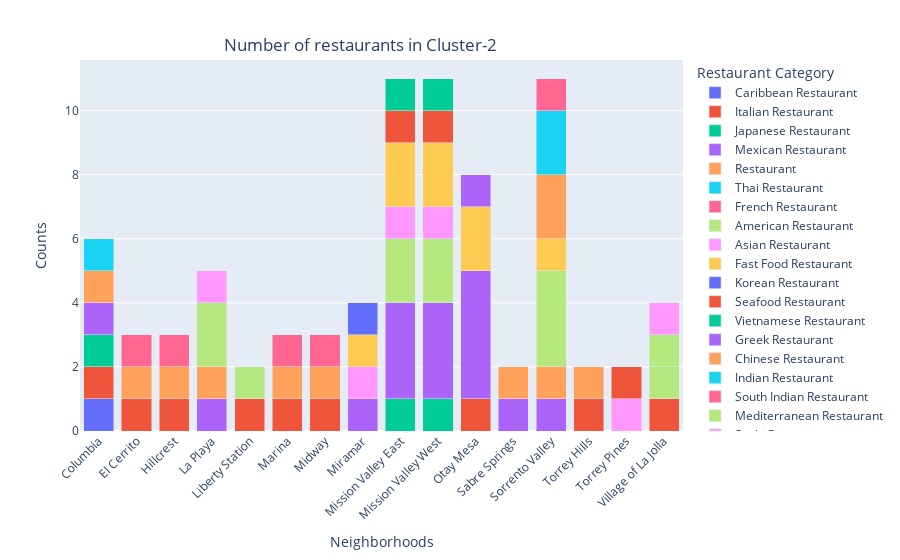

The notebook cell this image was saved under:
### Markdown cell above
Let's plot the number of restaurants in each neighborhood of Cluster-2

### Code cell
# plot a stack barchart to display the number of restaurants in Cluster-2 using Plotly visualization library
import plotly.express as px 

fig = px.bar(restaurants_cluster, x="Neighborhoods", y="Counts", 
             color="Restaurant Category", hover_data=['Restaurant Category'], 
             barmode = 'stack') 

fig.update_layout(
    title={
        'text': "Number of restaurants in Cluster-2",
        'y':0.93,
        'x':0.4,
        'xanchor': 'center',
        'yanchor': 'top'},
    xaxis_tickangle=-45,
    xaxis={'categoryorder':'category ascending'})
fig.show()

### Figure 1 — Plotly figure (JSON) as saved in the notebook; plotly's stock layout.template omitted (floating-point values rounded to 4 significant figures)
{"data": [{"alignmentgroup": "True", "customdata": [["Caribbean Restaurant"]], "hovertemplate": "Restaurant Category=%{customdata[0]}<br>Neighborhoods=%{x}<br>Counts=%{y}<extra></extra>", "legendgroup": "Caribbean Restaurant", "marker": {"color": "#636efa"}, "name": "Caribbean Restaurant", "offsetgroup": "Caribbean Restaurant", "orientation": "v", "showlegend": true, "textposition": "auto", "type": "bar", "x": ["Columbia"], "xaxis": "x", "y": [1], "yaxis": "y"}, {"alignmentgroup": "True", "customdata": [["Italian Restaurant"], ["Italian Restaurant"], ["Italian Restaurant"], ["Italian Restaurant"], ["Italian Restaurant"], ["Italian Restaurant"], ["Italian Restaurant"], ["Italian Restaurant"], ["Italian Restaurant"]], "hovertemplate": "Restaurant Category=%{customdata[0]}<br>Neighborhoods=%{x}<br>Counts=%{y}<extra></extra>", "legendgroup": "Italian Restaurant", "marker": {"color": "#EF553B"}, "name": "Italian Restaurant", "offsetgroup": "Italian Restaurant", "orientation": "v", "showlegend": true, "textposition": "auto", "type": "bar", "x": ["Columbia", "El Cerrito", "Hillcrest", "Liberty Station", "Marina", "Midway", "Otay Mesa", "Torrey Hills", "Village of La Jolla"], "xaxis": "x", "y": [1, 1, 1, 1, 1, 1, 1, 1, 1], "yaxis": "y"}, {"alignmentgroup": "True", "customdata": [["Japanese Restaurant"], ["Japanese Restaurant"], ["Japanese Restaurant"]], "hovertemplate": "Restaurant Category=%{customdata[0]}<br>Neighborhoods=%{x}<br>Counts=%{y}<extra></extra>", "legendgroup": "Japanese Restaurant", "marker": {"color": "#00cc96"}, "name": "Japanese Restaurant", "offsetgroup": "Japanese Restaurant", "orientation": "v", "showlegend": true, "textposition": "auto", "type": "bar", "x": ["Columbia", "Mission Valley East", "Mission Valley West"], "xaxis": "x", "y": [1, 1, 1], "yaxis": "y"}, {"alignmentgroup": "True", "customdata": [["Mexican Restaurant"], ["Mexican Restaurant"], ["Mexican Restaurant"], ["Mexican Restaurant"], ["Mexican Restaurant"], ["Mexican Restaurant"], ["Mexican Restaurant"], ["Mexican Restaurant"]], "hovertemplate": "Restaurant Category=%{customdata[0]}<br>Neighborhoods=%{x}<br>Counts=%{y}<extra></extra>", "legendgroup": "Mexican Restaurant", "marker": {"color": "#ab63fa"}, "name": "Mexican Restaurant", "offsetgroup": "Mexican Restaurant", "orientation": "v", "showlegend": true, "textposition": "auto", "type": "bar", "x": ["Columbia", "La Playa", "Miramar", "Mission Valley East", "Mission Valley West", "Otay Mesa", "Sabre Springs", "Sorrento Valley"], "xaxis": "x", "y": [1, 1, 1, 3, 3, 4, 1, 1], "yaxis": "y"}, {"alignmentgroup": "True", "customdata": [["Restaurant"], ["Restaurant"], ["Restaurant"], ["Restaurant"], ["Restaurant"], ["Restaurant"], ["Restaurant"], ["Restaurant"], ["Restaurant"]], "hovertemplate": "Restaurant Category=%{customdata[0]}<br>Neighborhoods=%{x}<br>Counts=%{y}<extra></extra>", "legendgroup": "Restaurant", "marker": {"color": "#FFA15A"}, "name": "Restaurant", "offsetgroup": "Restaurant", "orientation": "v", "showlegend": true, "textposition": "auto", "type": "bar", "x": ["Columbia", "El Cerrito", "Hillcrest", "La Playa", "Marina", "Midway", "Sabre Springs", "Sorrento Valley", "Torrey Hills"], "xaxis": "x", "y": [1, 1, 1, 1, 1, 1, 1, 1, 1], "yaxis": "y"}, {"alignmentgroup": "True", "customdata": [["Thai Restaurant"]], "hovertemplate": "Restaurant Category=%{customdata[0]}<br>Neighborhoods=%{x}<br>Counts=%{y}<extra></extra>", "legendgroup": "Thai Restaurant", "marker": {"color": "#19d3f3"}, "name": "Thai Restaurant", "offsetgroup": "Thai Restaurant", "orientation": "v", "showlegend": true, "textposition": "auto", "type": "bar", "x": ["Columbia"], "xaxis": "x", "y": [1], "yaxis": "y"}, {"alignmentgroup": "True", "customdata": [["French Restaurant"], ["French Restaurant"], ["French Restaurant"], ["French Restaurant"]], "hovertemplate": "Restaurant Category=%{customdata[0]}<br>Neighborhoods=%{x}<br>Counts=%{y}<extra></extra>", "legendgroup": "French Restaurant", "marker": {"color": "#FF6692"}, "name": "French Restaurant", "offsetgroup": "French Restaurant", "orientation": "v", "showlegend": true, "textposition": "auto", "type": "bar", "x": ["El Cerrito", "Hillcrest", "Marina", "Midway"], "xaxis": "x", "y": [1, 1, 1, 1], "yaxis": "y"}, {"alignmentgroup": "True", "customdata": [["American Restaurant"], ["American Restaurant"], ["American Restaurant"], ["American Restaurant"], ["American Restaurant"], ["American Restaurant"]], "hovertemplate": "Restaurant Category=%{customdata[0]}<br>Neighborhoods=%{x}<br>Counts=%{y}<extra></extra>", "legendgroup": "American Restaurant", "marker": {"color": "#B6E880"}, "name": "American Restaurant", "offsetgroup": "American Restaurant", "orientation": "v", "showlegend": true, "textposition": "auto", "type": "bar", "x": ["La Playa", "Liberty Station", "Mission Valley East", "Mission Valley West", "Sorrento Valley", "Village of La Jolla"], "xaxis": "x", "y": [2, 1, 2, 2, 3, 1], "yaxis": "y"}, {"alignmentgroup": "True", "customdata": [["Asian Restaurant"], ["Asian Restaurant"], ["Asian Restaurant"], ["Asian Restaurant"], ["Asian Restaurant"]], "hovertemplate": "Restaurant Category=%{customdata[0]}<br>Neighborhoods=%{x}<br>Counts=%{y}<extra></extra>", "legendgroup": "Asian Restaurant", "marker": {"color": "#FF97FF"}, "name": "Asian Restaurant", "offsetgroup": "Asian Restaurant", "orientation": "v", "showlegend": true, "textposition": "auto", "type": "bar", "x": ["La Playa", "Miramar", "Mission Valley East", "Mission Valley West", "Torrey Pines"], "xaxis": "x", "y": [1, 1, 1, 1, 1], "yaxis": "y"}, {"alignmentgroup": "True", "customdata": [["Fast Food Restaurant"], ["Fast Food Restaurant"], ["Fast Food Restaurant"], ["Fast Food Restaurant"], ["Fast Food Restaurant"]], "hovertemplate": "Restaurant Category=%{customdata[0]}<br>Neighborhoods=%{x}<br>Counts=%{y}<extra></extra>", "legendgroup": "Fast Food Restaurant", "marker": {"color": "#FECB52"}, "name": "Fast Food Restaurant", "offsetgroup": "Fast Food Restaurant", "orientation": "v", "showlegend": true, "textposition": "auto", "type": "bar", "x": ["Miramar", "Mission Valley East", "Mission Valley West", "Otay Mesa", "Sorrento Valley"], "xaxis": "x", "y": [1, 2, 2, 2, 1], "yaxis": "y"}, {"alignmentgroup": "True", "customdata": [["Korean Restaurant"]], "hovertemplate": "Restaurant Category=%{customdata[0]}<br>Neighborhoods=%{x}<br>Counts=%{y}<extra></extra>", "legendgroup": "Korean Restaurant", "marker": {"color": "#636efa"}, "name": "Korean Restaurant", "offsetgroup": "Korean Restaurant", "orientation": "v", "showlegend": true, "textposition": "auto", "type": "bar", "x": ["Miramar"], "xaxis": "x", "y": [1], "yaxis": "y"}, {"alignmentgroup": "True", "customdata": [["Seafood Restaurant"], ["Seafood Restaurant"], ["Seafood Restaurant"]], "hovertemplate": "Restaurant Category=%{customdata[0]}<br>Neighborhoods=%{x}<br>Counts=%{y}<extra></extra>", "legendgroup": "Seafood Restaurant", "marker": {"color": "#EF553B"}, "name": "Seafood Restaurant", "offsetgroup": "Seafood Restaurant", "orientation": "v", "showlegend": true, "textposition": "auto", "type": "bar", "x": ["Mission Valley East", "Mission Valley West", "Torrey Pines"], "xaxis": "x", "y": [1, 1, 1], "yaxis": "y"}, {"alignmentgroup": "True", "customdata": [["Vietnamese Restaurant"], ["Vietnamese Restaurant"]], "hovertemplate": "Restaurant Category=%{customdata[0]}<br>Neighborhoods=%{x}<br>Counts=%{y}<extra></extra>", "legendgroup": "Vietnamese Restaurant", "marker": {"color": "#00cc96"}, "name": "Vietnamese Restaurant", "offsetgroup": "Vietnamese Restaurant", "orientation": "v", "showlegend": true, "textposition": "auto", "type": "bar", "x": ["Mission Valley East", "Mission Valley West"], "xaxis": "x", "y": [1, 1], "yaxis": "y"}, {"alignmentgroup": "True", "customdata": [["Greek Restaurant"]], "hovertemplate": "Restaurant Category=%{customdata[0]}<br>Neighborhoods=%{x}<br>Counts=%{y}<extra></extra>", "legendgroup": "Greek Restaurant", "marker": {"color": "#ab63fa"}, "name": "Greek Restaurant", "offsetgroup": "Greek Restaurant", "orientation": "v", "showlegend": true, "textposition": "auto", "type": "bar", "x": ["Otay Mesa"], "xaxis": "x", "y": [1], "yaxis": "y"}, {"alignmentgroup": "True", "customdata": [["Chinese Restaurant"]], "hovertemplate": "Restaurant Category=%{customdata[0]}<br>Neighborhoods=%{x}<br>Counts=%{y}<extra></extra>", "legendgroup": "Chinese Restaurant", "marker": {"color": "#FFA15A"}, "name": "Chinese Restaurant", "offsetgroup": "Chinese Restaurant", "orientation": "v", "showlegend": true, "textposition": "auto", "type": "bar", "x": ["Sorrento Valley"], "xaxis": "x", "y": [2], "yaxis": "y"}, {"alignmentgroup": "True", "customdata": [["Indian Restaurant"]], "hovertemplate": "Restaurant Category=%{customdata[0]}<br>Neighborhoods=%{x}<br>Counts=%{y}<extra></extra>", "legendgroup": "Indian Restaurant", "marker": {"color": "#19d3f3"}, "name": "Indian Restaurant", "offsetgroup": "Indian Restaurant", "orientation": "v", "showlegend": true, "textposition": "auto", "type": "bar", "x": ["Sorrento Valley"], "xaxis": "x", "y": [2], "yaxis": "y"}, {"alignmentgroup": "True", "customdata": [["South Indian Restaurant"]], "hovertemplate": "Restaurant Category=%{customdata[0]}<br>Neighborhoods=%{x}<br>Counts=%{y}<extra></extra>", "legendgroup": "South Indian Restaurant", "marker": {"color": "#FF6692"}, "name": "South Indian Restaurant", "offsetgroup": "South Indian Restaurant", "orientation": "v", "showlegend": true, "textposition": "auto", "type": "bar", "x": ["Sorrento Valley"], "xaxis": "x", "y": [1], "yaxis": "y"}, {"alignmentgroup": "True", "customdata": [["Mediterranean Restaurant"]], "hovertemplate": "Restaurant Category=%{customdata[0]}<br>Neighborhoods=%{x}<br>Counts=%{y}<extra></extra>", "legendgroup": "Mediterranean Restaurant", "marker": {"color": "#B6E880"}, "name": "Mediterranean Restaurant", "offsetgroup": "Mediterranean Restaurant", "orientation": "v", "showlegend": true, "textposition": "auto", "type": "bar", "x": ["Village of La Jolla"], "xaxis": "x", "y": [1], "yaxis": "y"}, {"alignmentgroup": "True", "customdata": [["Sushi Restaurant"]], "hovertemplate": "Restaurant Category=%{customdata[0]}<br>Neighborhoods=%{x}<br>Counts=%{y}<extra></extra>", "legendgroup": "Sushi Restaurant", "marker": {"color": "#FF97FF"}, "name": "Sushi Restaurant", "offsetgroup": "Sushi Restaurant", "orientation": "v", "showlegend": true, "textposition": "auto", "type": "bar", "x": ["Village of La Jolla"], "xaxis": "x", "y": [1], "yaxis": "y"}], "layout": {"barmode": "stack", "legend": {"title": {"text": "Restaurant Category"}, "tracegroupgap": 0}, "margin": {"t": 60}, "title": {"text": "Number of restaurants in Cluster-2", "x": 0.4, "xanchor": "center", "y": 0.93, "yanchor": "top"}, "xaxis": {"anchor": "y", "categoryorder": "category ascending", "domain": [0, 1], "tickangle": -45, "title": {"text": "Neighborhoods"}}, "yaxis": {"anchor": "x", "domain": [0, 1], "title": {"text": "Counts"}}}}
